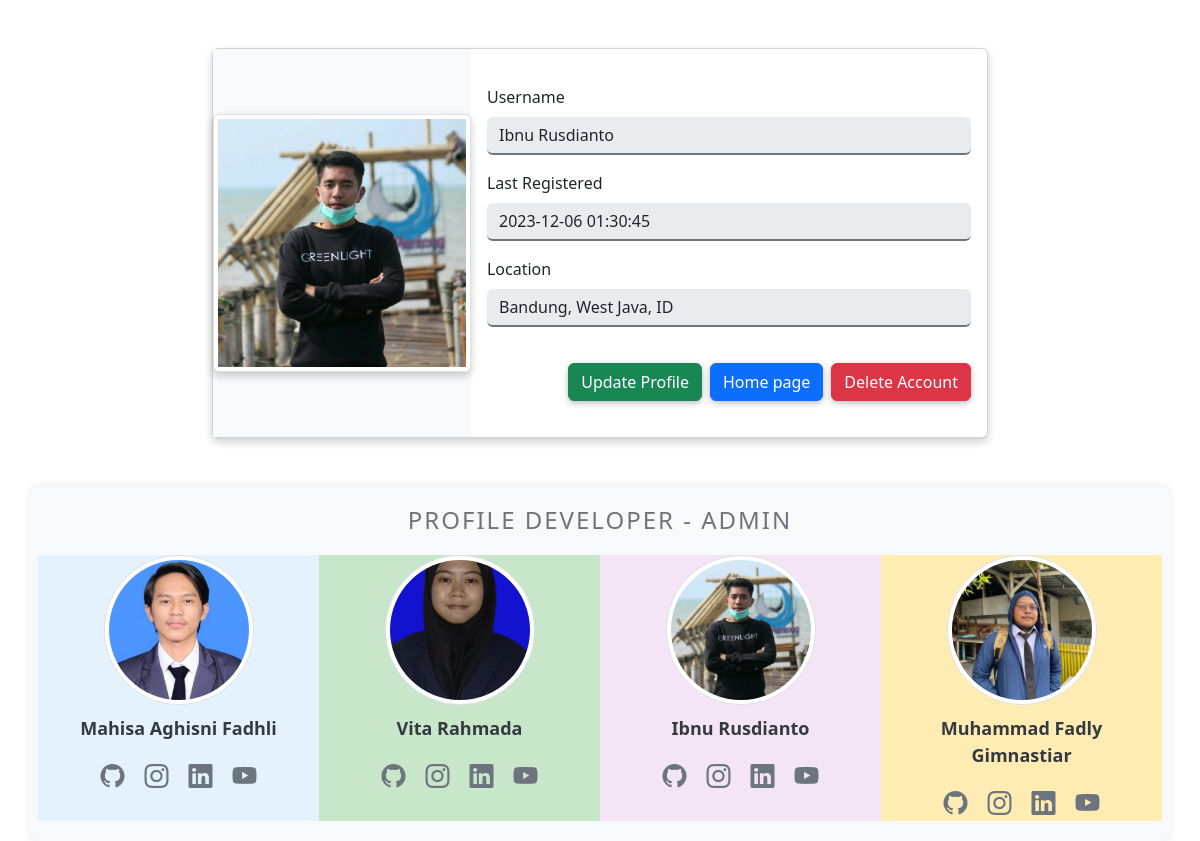
/profile-user/profile.php (signed in), run on the app's committed database.
### tables this page shows
CREATE TABLE `user` (
  `id` int(11) NOT NULL,
  `username` varchar(50) NOT NULL,
  `password` varchar(255) NOT NULL,
  `role` enum('admin','user') NOT NULL,
  `last_registered` datetime DEFAULT current_timestamp(),
  `img` varchar(255) DEFAULT 'default.jpg',
  `location` varchar(255) DEFAULT NULL,
  `last_activity` datetime DEFAULT current_timestamp() ON UPDATE current_timestamp()
);

### profile-user/php-function/function.php (called while the page is built, shortened)
<?php
function fetchAdmins() {
    $servername = "localhost";
    $username = "root";
    $password = "";
    $dbname = "travel";
    $conn = new mysqli($servername, $username, $password, $dbname);
    $sql = "SELECT id, username, img FROM user WHERE role = 'admin'";
    $result = $conn->query($sql);
    $admins = [];
    if ($result->num_rows > 0) {
        while($row = $result->fetch_assoc()) {
            $admins[] = $row;
        }
    }
    return $admins;
}
$admins = fetchAdmins();
$hostname = "localhost";
$username = "root";
$password = "";
$db_name = "travel";
$conn = new mysqli($hostname, $username, $password, $db_name);
$username = filter_var($_SESSION['username'], FILTER_SANITIZE_STRING);
$query = "SELECT * FROM user WHERE username = ?";
$stmt = $conn->prepare($query);
$stmt->bind_param("s", $username);
$stmt->execute();
$result = $stmt->get_result();
$user = $result->fetch_assoc();
?>

### profile-user/profile.php (the view, shortened to what this page needs)
<!doctype html>
<html lang="en">
<head>
    <link rel="stylesheet" href="style/current-user.css">
    <link rel="stylesheet" href="style/profile-developer.css">
    <link rel="stylesheet" href="https://stackpath.bootstrapcdn.com/bootstrap/5.3.2/css/bootstrap-icons.css">
    <link href="https://cdn.jsdelivr.net/npm/bootstrap-icons@1.11.1/font/bootstrap-icons.css" rel="stylesheet">
    <link href="https://cdn.jsdelivr.net/npm/bootstrap@5.3.2/dist/css/bootstrap.min.css" rel="stylesheet">
</head>
<body>
<?php
    require_once "./php-function/function.php";
?>
<div class="container current-user mt-5">
    <div class="card">
        <div class="row g-0">
            <div class="col-md-4 current-user-gambar">
                <img src="../img/uploads/<?php echo $user['img']; ?>" class="img-thumbnail img-current-user" alt="User Image">
            </div>
            <div class="col-md-8 current-user-card-body">
                <div class="card-body">
                    <form id="user-form">
                        <div class="mb-3 current-user-card-form">
                            <label for="username" class="form-label">Username</label>
                            <input type="text" class="form-control" id="username" value="<?= $user['username'] ?>" disabled>
                        </div>
                        <div class="mb-3 current-user-card-form">
                            <label for="last-registered" class="form-label">Last Registered</label>
                            <input type="text" class="form-control" id="last-registered" value="<?= $user['last_registered'] ?>" disabled>
                        </div>
                        <div class="mb-3 current-user-card-form">
                            <label for="last-activity" class="form-label">Location</label>
                            <input type="text" class="form-control" id="location" value="<?= $user['location'] ?>" disabled>
                        </div>
                        <div class="d-grid gap-2 d-md-flex justify-content-md-end">
                            <button class="btn btn-success update-akun" type="button" id="updateProfile" data-bs-toggle="modal" data-bs-target="#updateProfileModal">
                                Update Profile
                            </button>
                            <button class="btn btn-primary back-awal" type="button" data-bs-toggle="modal" data-bs-target="#homePageModal">
                                Home page
                            </button>
                            <button class="btn btn-danger back-awal" type="button" data-bs-toggle="modal" data-bs-target="#deleteAccountModal">
                                Delete Account
                            </button>
                        </div>
                    </form>
                </div>
            </div>
        </div>
    </div>
</div>
<div class="container profile-developer mt-5 text-center">
    <h4 class="header-developer">Profile Developer - Admin</h4>
    <div class="row justify-content-center">
        <div class="col-md-3 col-sm-12 social-developer1 social-developer1">
            <img src="../img/developer/<?php echo $admins[2]['img']; ?>" class="img-thumbnail img-developer3 rounded-circle" alt="User Image">
            <p><?php echo $admins[2]['username']; ?></p>
            <div class="d-flex justify-content-center">
                <a href="#" class="bi bi-github"></a>
                <a href="#" class="bi bi-instagram"></a>
                <a href="#" class="bi bi-linkedin"></a>
                <a href="#" class="bi bi-youtube"></a>
            </div>
        </div>
        <div class="col-md-3 col-sm-12 social-developer2">
            <img src="../img/developer/<?php echo $admins[1]['img']; ?>" class="img-thumbnail img-developer3 rounded-circle" alt="User Image">
            <p><?php echo $admins[1]['username']; ?></p>
            <div class="d-flex justify-content-center">
                <a href="#" class="bi bi-github"></a>
                <a href="#" class="bi bi-instagram"></a>
                <a href="#" class="bi bi-linkedin"></a>
                <a href="#" class="bi bi-youtube"></a>
            </div>
        </div>
        <div class="col-md-3 col-sm-12 social-developer3">
            <img src="../img/developer/<?php echo $admins[0]['img']; ?>" class="img-thumbnail img-developer3 rounded-circle" alt="User Image">
            <p><?php echo $admins[0]['username']; ?></p>
            <div class="d-flex justify-content-center">
                <a href="#" class="bi bi-github"></a>
                <a href="#" class="bi bi-instagram"></a>
                <a href="#" class="bi bi-linkedin"></a>
                <a href="#" class="bi bi-youtube"></a>
            </div>
        </div>
        <div class="col-md-3 col-sm-12 social-developer4">
            <img src="../img/developer/<?php echo $admins[3]['img']; ?>" class="img-thumbnail img-developer3 rounded-circle" alt="User Image">
            <p><?php echo $admins[3]['username']; ?></p>
            <div class="d-flex justify-content-center">
                <a href="#" class="bi bi-github"></a>
                <a href="#" class="bi bi-instagram"></a>
                <a href="#" class="bi bi-linkedin"></a>
                <a href="#" class="bi bi-youtube"></a>
            </div>
        </div>
    </div>
</div>
</body>
</html>

### profile-user/style/current-user.css (style rules this page uses)
.container.current-user { max-width: 800px; margin: 0 auto; }
.card { border: none; box-shadow: 0 4px 8px 0 rgba(0, 0, 0, 0.2); transition: 0.3s; border-radius: 5px; }
.current-user-gambar { display: flex; justify-content: center; align-items: center; background-color: #f8f9fa; }
.img-current-user { width: 100%; max-width: 250px; border-radius: 5px; box-shadow: 0 4px 8px 0 rgba(0, 0, 0, 0.2); transition: box-shadow 0.3s ease; }
.current-user-card-body { padding: 20px; }
.current-user-card-form { margin-bottom: 20px; }
.update-akun, .back-awal { margin-top: 20px; font-weight: bold; border-radius: 5px; padding: 10px 20px; transition: background-color 0.3s ease, border-color 0.3s ease, box-shadow 0.3s ease, transform 0.3s ease; box-shadow: 0 2px 5px 0 rgba(0,0,0,0.16), 0 2px 10px 0 rgba(0,0,0,0.12); font-size: 16px; }
.update-akun { background-color: #28a745; border-color: #28a745; }
.back-awal { background-color: #007bff; border-color: #007bff; }
.btn-danger { background-color: #dc3545; border-color: #dc3545; }
.current-user-card-form input { border: none; border-bottom: 2px solid #6c757d; background-color: #f8f9fa; transition: border-color 0.3s ease; }

### profile-user/style/profile-developer.css (style rules this page uses)
.container.profile-developer { background-color: #f8f9fa; padding: 20px; border-radius: 10px; box-shadow: 0 0 10px rgba(0,0,0,0.1); transition: all 0.3s ease; }
.header-developer { color: #6c757d; margin-bottom: 20px; text-transform: uppercase; letter-spacing: 2px; }
.img-thumbnail.img-developer1, .img-thumbnail.img-developer2, .img-thumbnail.img-developer3, .img-thumbnail.img-developer4 { width: 150px; height: 150px; object-fit: cover; transition: all 0.3s ease; }
.social-developer1 p, .social-developer2 p, .social-developer3 p, .social-developer4 p { font-size: 18px; font-weight: bold; margin-top: 10px; color: #343a40; }
.fa, .bi { font-size: 24px; color: #6c757d; margin: 0 10px; transition: all 0.3s ease; }
.social-developer1 { background-color: #e3f2fd; }
.social-developer2 { background-color: #c8e6c9; }
.social-developer3 { background-color: #f3e5f5; }
.social-developer4 { background-color: #ffecb3; }
.fa, .bi { transition: color 0.5s, transform 0.5s; }
.container.profile-developer { animation: fadeIn 1s; }

### data on the page
user: img (picture), username "Ibnu Rusdianto", last_registered "2023-12-06 01:30:45", location "Bandung, West Java, ID"
user: img (picture), username "Mahisa Aghisni Fadhli"
user: img (picture), username "Vita Rahmada"
user: img (picture), username "Muhammad Fadly Gimnastiar"
